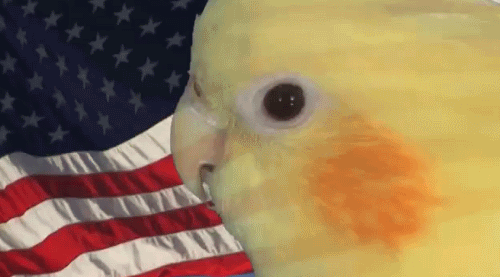
#> input picture photos/Freetiel.gif, 500 x 277 px
$ python gif_test.py photos/Freetiel.gif
#> lines starting #> are read from the running program, lines starting #| are printed output that depends on the picture
### images2gif.py
""" MODULE images2gif

Provides a function (writeGif) to write animated gif from a series
of PIL images or numpy arrays.

This code is provided as is, and is free to use for all.

Almar Klein (June 2009)

- based on gifmaker (in the scripts folder of the source distribution of PIL)
- based on gif file structure as provided by wikipedia

"""

try:
    import PIL
    from PIL import Image, ImageChops
    from PIL.GifImagePlugin import getheader, getdata
except ImportError:
    PIL = None

try:
    import numpy as np
except ImportError:
    np = None

# getheader gives a 87a header and a color palette (two elements in a list).
# getdata()[0] gives the Image Descriptor up to (including) "LZW min code size".
# getdatas()[1:] is the image data itself in chuncks of 256 bytes (well
# technically the first byte says how many bytes follow, after which that
# amount (max 255) follows).


def intToBin(i):
    """ Integer to two bytes """
    # devide in two parts (bytes)
    i1 = i % 256
    i2 = int( i/256)
    # make string (little endian)
    return chr(i1) + chr(i2)


def getheaderAnim(im):
    """ Animation header. To replace the getheader()[0] """
    bb = "GIF89a"
    bb += intToBin(im.size[0])
    bb += intToBin(im.size[1])
    bb += "\x87\x00\x00"
    return bb


def getAppExt(loops=0):
    """ Application extention. Part that secifies amount of loops.
    if loops is 0, if goes on infinitely.
    """
    bb = "\x21\xFF\x0B"  # application extension
    bb += "NETSCAPE2.0"
    bb += "\x03\x01"
    if loops == 0:
        loops = 2**16-1
    bb += intToBin(loops)
    bb += '\x00'  # end
    return bb


def getGraphicsControlExt(duration=0.1):
    """ Graphics Control Extension. A sort of header at the start of
    each image. Specifies transparancy and duration. """
    bb = '\x21\xF9\x04'
    bb += '\x08'  # no transparancy
    bb += intToBin( int(duration*100) ) # in 100th of seconds
    bb += '\x00'  # no transparant color
    bb += '\x00'  # end
    return bb


def _writeGifToFile(fp, images, durations, loops):
    """ Given a set of images writes the bytes to the specified stream.
    """

    # init
    frames = 0
    previous = None

    for im in images:

        if not previous:
            # first image

            # gather data
            palette = getheader(im)[1]
            data = getdata(im)
            imdes, data = data[0], data[1:]
            header = getheaderAnim(im)
            appext = getAppExt(loops)
            graphext = getGraphicsControlExt(durations[0])

            # write global header
            fp.write(header)
            fp.write(palette)
            fp.write(appext)

            # write image
            fp.write(graphext)
            fp.write(imdes)
            for d in data:
                fp.write(d)

        else:
            # gather info (compress difference)
            data = getdata(im)
            imdes, data = data[0], data[1:]
            graphext = getGraphicsControlExt(durations[frames])

            # write image
            fp.write(graphext)
            fp.write(imdes)
            for d in data:
                fp.write(d)

#             # delta frame - does not seem to work
#             delta = ImageChops.subtract_modulo(im, previous)
#             bbox = delta.getbbox()
#
#             if bbox:
#
#                 # gather info (compress difference)
#                 data = getdata(im.crop(bbox), offset = bbox[:2])
#                 imdes, data = data[0], data[1:]
#                 graphext = getGraphicsControlExt(durations[frames])
#
#                 # write image
#                 fp.write(graphext)
#                 fp.write(imdes)
#                 for d in data:
#                     fp.write(d)
#
#             else:
#                 # FIXME: what should we do in this case?
#                 pass

        # prepare for next round
        previous = im.copy()
        frames = frames + 1

    fp.write(";")  # end gif
    return frames


def writeGif(filename, images, duration=0.1, loops=0, dither=1):
    """ writeGif(filename, images, duration=0.1, loops=0, dither=1)
    Write an animated gif from the specified images.
    images should be a list of numpy arrays of PIL images.
    Numpy images of type float should have pixels between 0 and 1.
    Numpy images of other types are expected to have values between 0 and 255.
    """

    if PIL is None:
        raise RuntimeError("Need PIL to write animated gif files.")

    images2 = []

    # convert to PIL
    for im in images:

        if isinstance(im,Image.Image):
            images2.append( im.convert('P',dither=dither) )

        elif np and isinstance(im, np.ndarray):
            if im.dtype == np.uint8:
                pass
            elif im.dtype in [np.float32, np.float64]:
                im = (im*255).astype(np.uint8)
            else:
                im = im.astype(np.uint8)
            # convert
            if len(im.shape)==3 and im.shape[2]==3:
                im = Image.fromarray(im,'RGB').convert('P',dither=dither)
            elif len(im.shape)==2:
                im = Image.fromarray(im,'L').convert('P',dither=dither)
            else:
                raise ValueError("Array has invalid shape to be an image.")
            images2.append(im)

        else:
            raise ValueError("Unknown image type.")

    # check duration
    if hasattr(duration, '__len__'):
        if len(duration) == len(images2):
            durations = [d for d in duration]
        else:
            raise ValueError("len(duration) doesn't match amount of images.")
    else:
        durations = [duration for im in images2]


    # open file
    fp = open(filename, 'wb')

    # write
    try:
        n = _writeGifToFile(fp, images2, durations, loops)
        print n, 'frames written'
    finally:
        fp.close()


# [8 lines that do not run on import are left out]


### gif_test.py
#from PIL import Image
from PIL import ImageFilter
from PIL import ImageOps
from PIL import ImageEnhance
import time
import cProfile
from ticktock import *
import webbrowser

from PIL import Image, ImageSequence
import sys, os
filename = "photos/Freetiel.gif"#sys.argv[1]
im = Image.open(filename)
#> im is the input picture: PIL image 500x277 P; mean R, G, B, A 150.5, 122.9, 85.1, 255
original_duration = im.info['duration']
#> original_duration = 50

frames = [frame.copy() for frame in ImageSequence.Iterator(im)]
#> frames = 19 items
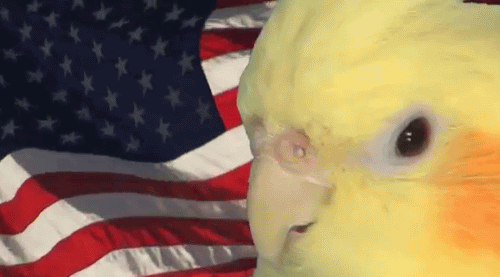
#> im: PIL image 500x277 RGBA; mean R, G, B, A 147.8, 123.5, 90.4, 255
frames.reverse()

from images2gif import writeGif
writeGif("reverse_" + os.path.basename(filename), frames, duration=original_duration/1000.0, dither=0)
#> the loop in writeGif, `for im in images: ` made 19 passes
#> in writeGif, `durations = [duration for im in images2]`: durations = [0.05, 0.05, 0.05, 0.05, 0.05, 0.05, 0.05, 0.05, 0.05, 0.05, 0.05, 0.05, 0.05, 0.05, 0.05, 0.05, 0.05, 0.05, 0.05]
#> the loop in _writeGifToFile, `for im in images: ` made 1 pass
#> loops in getAppExt on pass 1: 65535
#> after the loop in _writeGifToFile, `for im in images:`: frames = 0
#> (the run stopped early here; a loop or call above may not have finished)
